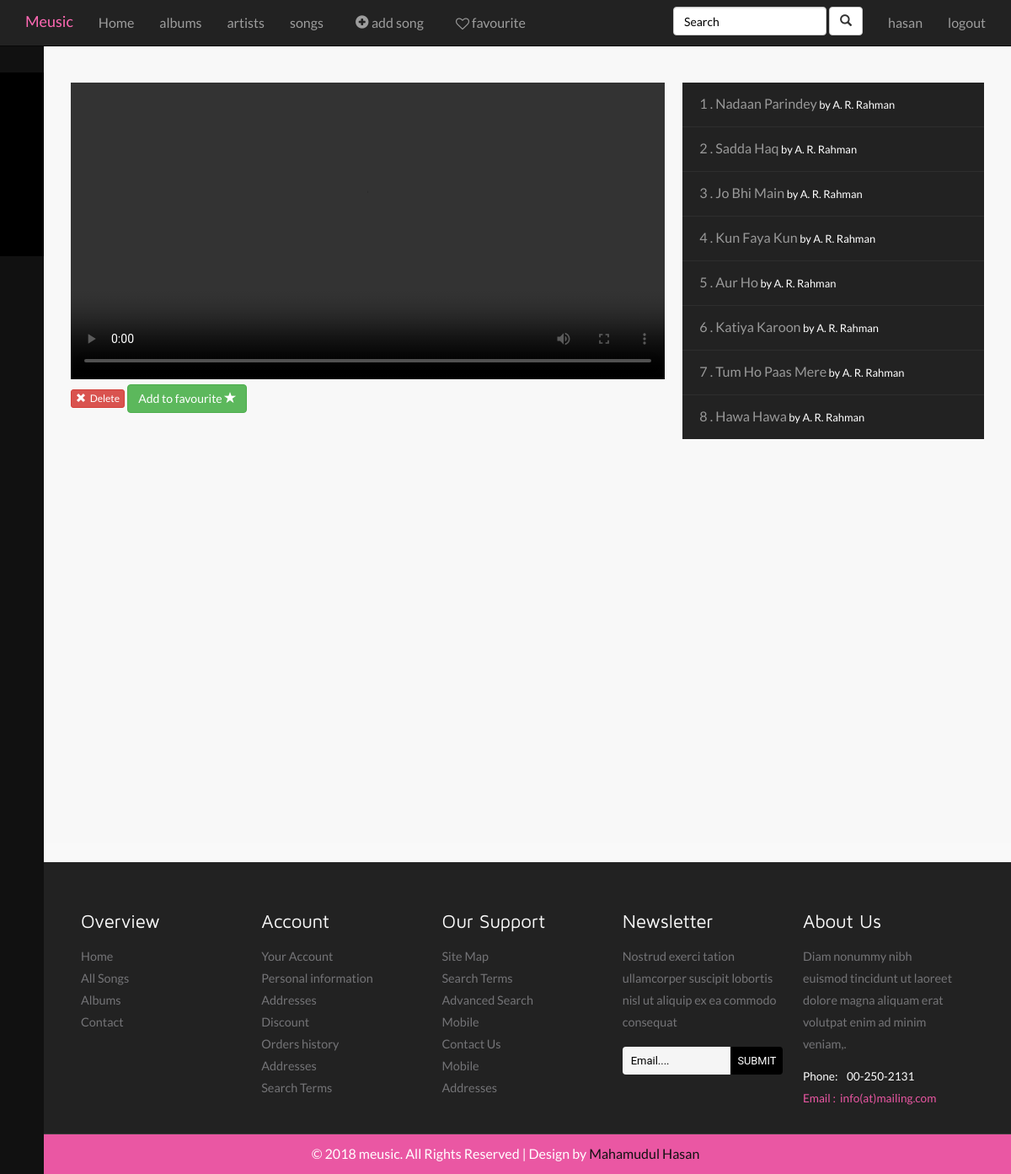
Page /albums/3/15/ (signed in) on the earlier database version.
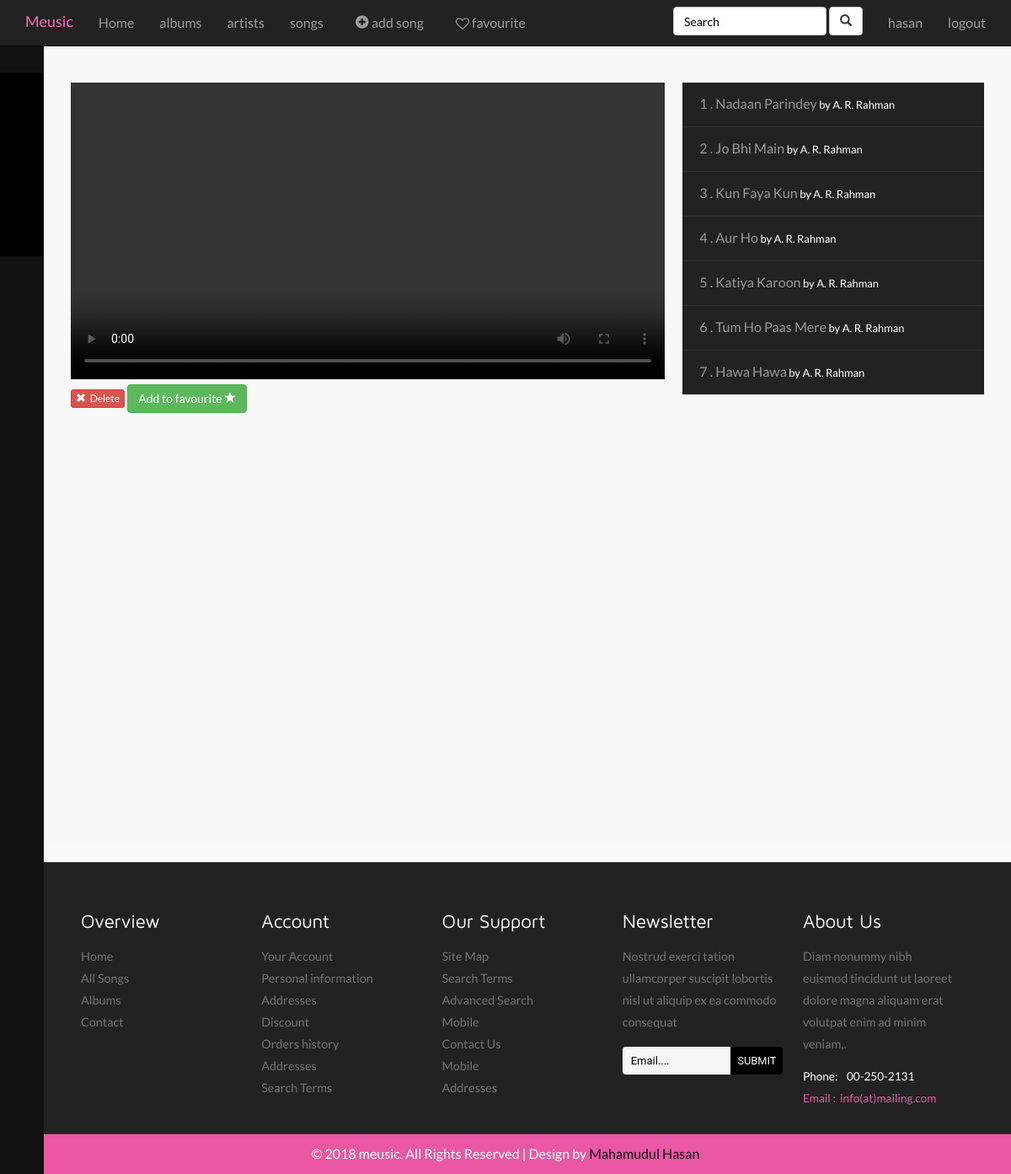
Same page on the later database version.
### musicHome/models.py (models this page shows, shortened)
class Song(models.Model):
    uploaded_by = models.ForeignKey(User,default=1, on_delete=models.CASCADE)
    album = models.ForeignKey(Album, on_delete=models.CASCADE)
    title = models.CharField(max_length=250)
    song_logo = models.ImageField(upload_to="song_logo", default="")
    file = models.FileField(upload_to="album_song")
    gnere = models.CharField(max_length=50, default="")

class Album(models.Model):
    artist = models.ForeignKey(Artist, on_delete=models.CASCADE)
    title = models.CharField(max_length=100)
    year = models.DateField()
    album_logo = models.ImageField(upload_to="album_logo")

class Artist(models.Model):
    name = models.CharField(max_length=100)
    image = models.ImageField(upload_to="artist_image")
    detail = models.TextField(default="")

### musicHome/views.py (the view)
# urls.py: re_path("^albums/(?P<album_id>[0-9]+)/(?P<song_id>[0-9]+)/$", views.song_detail, name="song_detail"),
def song_detail(request, album_id, song_id):
    username = request.user.username
    if request.user.is_authenticated:
        album = Album.objects.get(pk=album_id)
        song = album.song_set.get(pk=song_id)
        songs = album.song_set.all()
        f = Favourite.objects.filter(song__id=song_id, user=request.user).exists()
        context = {"album": album, "song": song, "songs": songs, "username": username, "log": log, "f": f}
        return render(request, 'musicHome/song_detail.html', context)
    return render(request, 'musicHome/login.html', {'error_message': 'Please login first'})

### musicHome/templates/musicHome/song_detail.html (shortened to what this page needs)
{% extends "musicHome/base.html" %}
    {% load staticfiles %}
        {% block body %}
            <div id="page-wrapper">
				<div class="inner-content">
                <div class="grid">
                        <div class="music-left">
                            <video controls crossorigin playsinline autoplay id="player" style="width: 100%">
                                <source src="{{ song.file.url }}" type="video/mp4">
                                <source src="{{ song.file.url }}" type="video/webm">
                            </video>
                            <form action="{% url "delete_song" album.id song.id %}" method="post" style="display: inline;">
                                        <button type="submit" class="btn btn-danger btn-xs">
                                            <span class="glyphicon glyphicon-remove"></span>&nbsp; Delete
                                        </button>
                                    </form>
                            <a href="{% url "add_to_favorite" song.album.id song.id %}" class="btn-favorite btn btn-success">{% if not f %}Add to favourite <span class="glyphicon glyphicon-star ">{% endif %}</span></a>
                        </div>
                           <div class="music-right">
								 <div class="video-main">
									<div class="video-record-list">
										<div class="jp-type-playlist">
												<div class="jp-playlist">
													<ul style="display: block;">
                                                        {% for s in songs %}
                                                        <li class="jp-playlist" style="color: hotpink;">
                                                            <div>
                                                                <a href="{% url "song_detail" album.id s.id %}" class="jp-playlist-item" >{{ forloop.counter}} . {{ s.title }}<span class="jp-artist">  by {{ s.album.artist.name }}</span></a>
                                                            </div>
                                                        {% endfor %}
                                                    </ul>
												</div>
											</div>
										</div>
									</div>
								</div>
				<link href="{% static "musicHome/css/jplayer.blue.monday.min.css" %}" rel="stylesheet" type="text/css">
											</div>
                    </div>
                </div>
            </div>
        <br>
        {% endblock %}

Differences in the rows shown:
removed Song: title "Sadda Haq", album.artist.name "A. R. Rahman"
